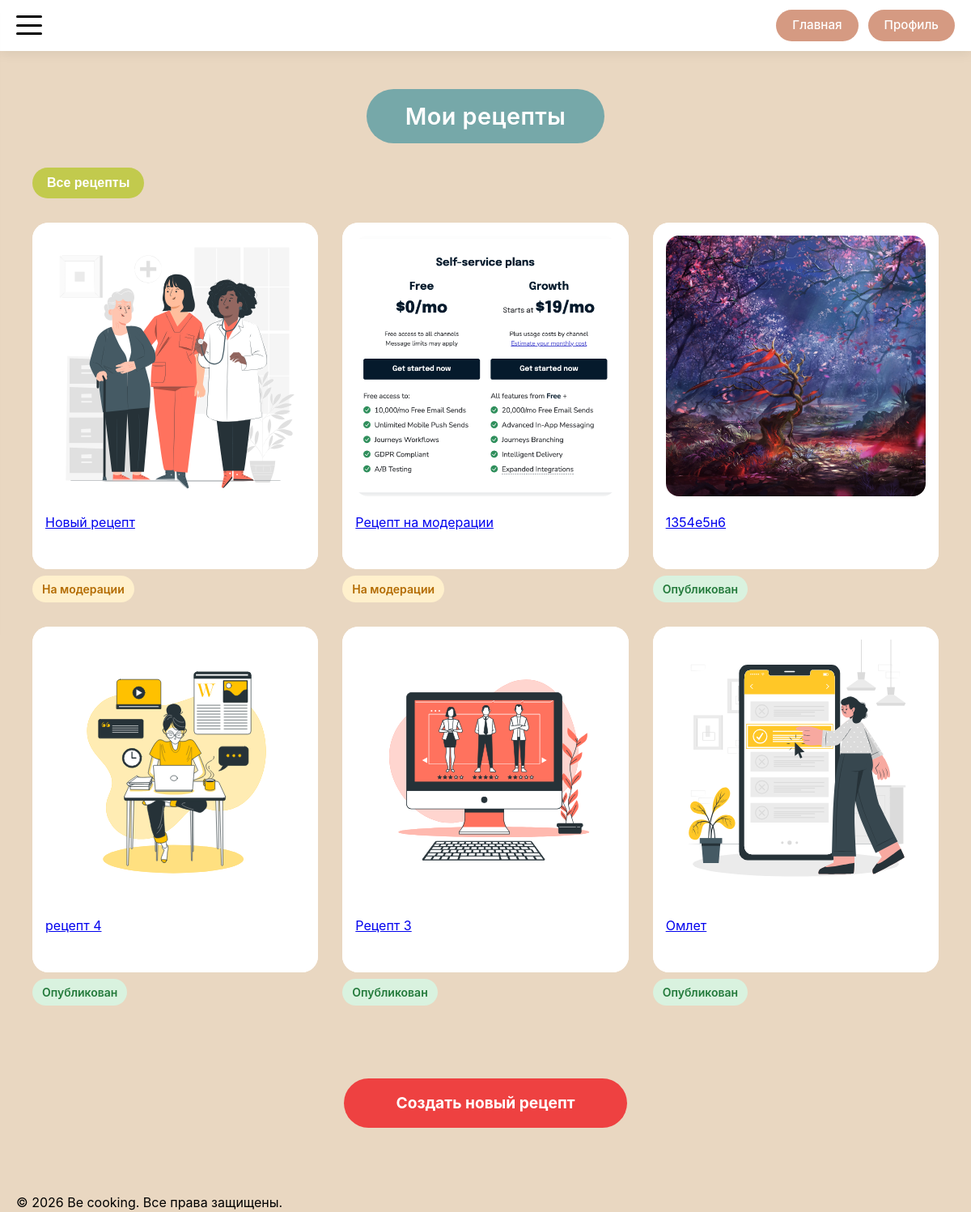
/my-recipes (signed in), run on an earlier commit of the app's database.
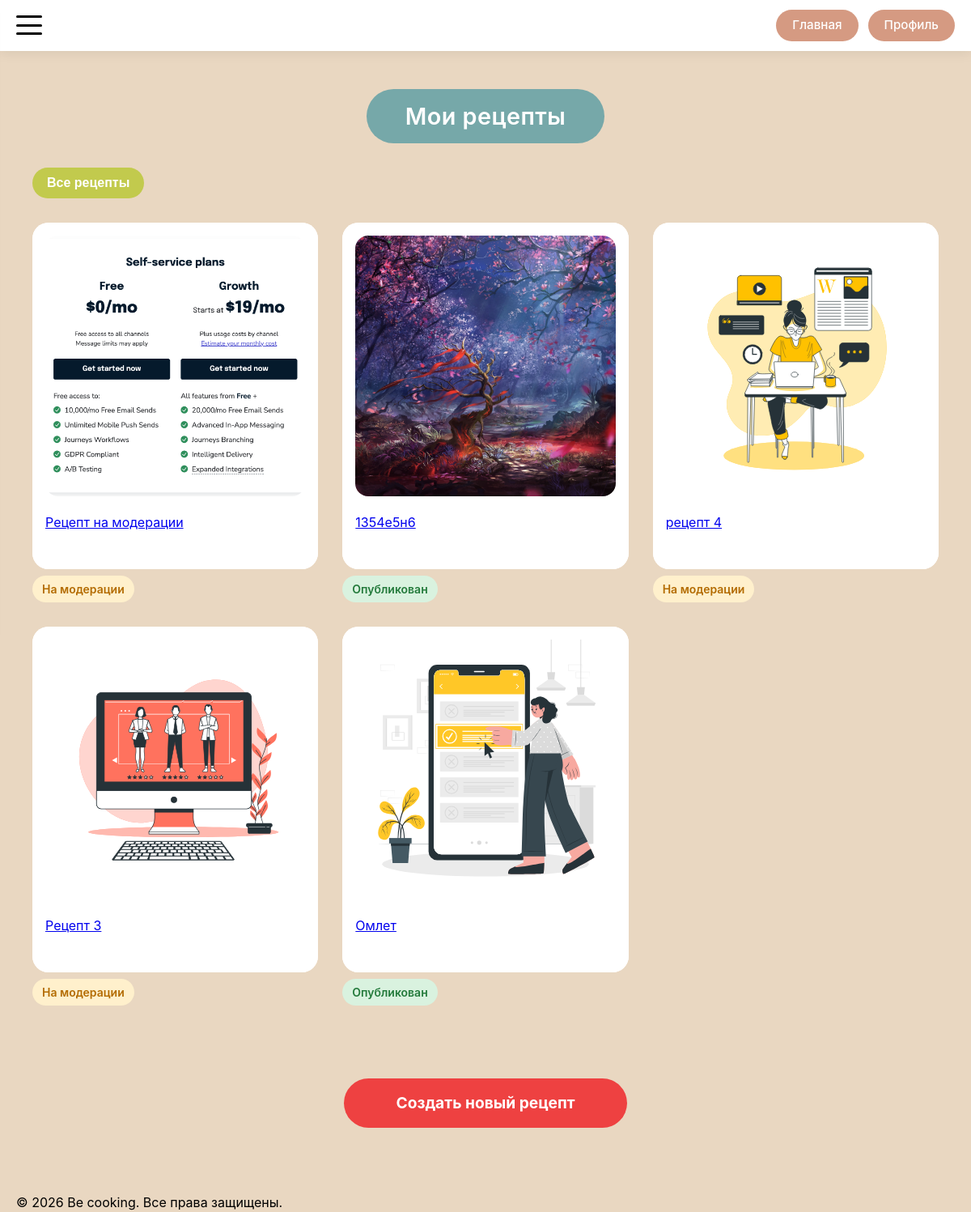
And on a later commit of the database.
### models.py (models this page shows)
class Recipe(db.Model):
    __tablename__ = 'recipe'
    id = db.Column(db.Integer, primary_key=True)
    title = db.Column(db.String(200), nullable=False)
    description = db.Column(db.Text)
    author_id = db.Column(db.Integer, db.ForeignKey('user.id'), nullable=False)
    status = db.Column(db.Enum(RecipeStatusEnum), nullable=False, default=RecipeStatusEnum.PENDING)
    created_at = db.Column(db.DateTime, default=datetime.utcnow)
    updated_at = db.Column(db.DateTime, default=datetime.utcnow, onupdate=datetime.utcnow)
    main_image_url = db.Column(db.String(300))
    ingredients = db.Column(db.JSON)  # В SQLAlchemy JSON может хранить массивы
    steps = db.relationship('RecipeStep', backref='recipe', lazy='dynamic', cascade='all, delete-orphan')
    comments = db.relationship('Comment', backref='recipe', lazy='dynamic', cascade='all, delete-orphan')
    notes = db.relationship('Note', backref='recipe', lazy='dynamic', cascade='all, delete-orphan')
    favorites = db.relationship('Favorite', backref='recipe', lazy='dynamic', cascade='all, delete-orphan')
    cart_items = db.relationship('CartItem', backref='recipe', lazy='dynamic', cascade='all, delete-orphan')

### routes/recipe_routes.py (the view, shortened to what this page needs)
@app.route('/my-recipes')
@login_required
def my_recipes():
    limit = request.args.get('limit', 9, type=int)
    offset = request.args.get('offset', 0, type=int)
    status = request.args.get('status')
    recipes_query = Recipe.query.filter_by(
        author_id=current_user.id
    )
    recipes_query = recipes_query.order_by(Recipe.created_at.desc())
    total = recipes_query.count()
    my_recipes = recipes_query.offset(offset).limit(limit).all()
    has_next = offset + limit < total
    has_prev = offset > 0
    status_labels = {
        'published': 'Опубликованные',
        'pending': 'На модерации',
        'rejected': 'Отклонённые'
    }
    return render_template(
        'my_recipes/my_recipes.html',
        my_recipes=my_recipes,
        limit=limit,
        offset=offset,
        has_next=has_next,
        has_prev=has_prev,
        current_status=status,
        status_labels=status_labels
    )

### app.py (called while the page is built)
@login_manager.user_loader
def load_user(user_id):
    return User.query.get(int(user_id))

@app.context_processor
def inject_enums():
    return dict(UserRoleEnum=UserRoleEnum)

### templates/my_recipes/my_recipes.html (shortened to what this page needs)
{% extends 'base/base.html' %}
{% block main_class %}my-recipes-main{% endblock %}
{% block container_class %}my-recipes-container{% endblock %}
{% block content %}
<div class="my-recipes-header-wrapper">
    <h1 class="my-recipes-title">Мои рецепты</h1>
</div>
<div class="my-recipes-filter-wrapper">
    <div class="dropdown">
        <button class="filter-status-btn" type="button">
            {% if current_status %}
            {{ status_labels[current_status] }}
            {% else %}
            Все рецепты
            {% endif %}
        </button>
    </div>
</div>
<div class="my-recipes-grid">
    {% for recipe in my_recipes %}
    <div class="my-recipe-card">
        {% with
        detail_endpoint = 'recipe_manage',
        item_id = recipe.id
        %}
        {% include 'components/_card.html' with context %}
        {% endwith %}
        {% if recipe.status.value == 'published' %}
        <div class="recipe-status recipe-status-published">Опубликован</div>
        {% elif recipe.status.value == 'pending' %}
        <div class="recipe-status recipe-status-pending">На модерации</div>
        {% elif recipe.status.value == 'rejected' %}
        <div class="recipe-status recipe-status-rejected">Отказано</div>
        {% endif %}
    </div>
    {% else %}
    <p>У вас нет рецептов с таким статусом</p>
    {% endfor %}
</div>
<div class="my-recipes-footer">
    <a href="{{ url_for('recipe_add') }}" class="create-recipe-btn-footer"
       style="text-decoration: none; display: inline-block;">
        Создать новый рецепт
    </a>
</div>
{% endblock %}

### templates/base/base.html (shortened to what this page needs)
<!DOCTYPE html>
<html lang="ru">
<head>
    <link href="https://googleapis.com/css2?family=Inter:opsz,wght@14..32,300;14..32,400;14..32,500;14..32,600;14..32,700&display=swap" rel="stylesheet">
    <link rel="stylesheet" href="{{ url_for('static', filename='css/style.css') }}">
</head>
<body>
    {% if request.endpoint != 'auth' %}
        {% include 'components/_header.html' %}
    {% endif %}
    <main class="main {% block main_class %}{% endblock %}">
        <div class="container {% block container_class %}{% endblock %}">
            {% block content %}{% endblock %}
        </div>
    </main>
    {% if request.endpoint != 'auth' %}
        {% include 'components/_footer.html' %}
    {% endif %}
</body>
</html>

### templates/components/_header.html (shortened to what this page needs)
<header class="header">
    <div class="header-container container">
        <button class="burger-btn" id="burgerBtn">
            <span></span>
            <span></span>
            <span></span>
        </button>
        <div class="header-buttons">
            <a href="{{ url_for('index') }}" class="header-btn">Главная</a>
            {% if current_user.is_authenticated %}
                <a href="{{ url_for('profile') }}" class="header-btn">Профиль</a>
            {% else %}
                <a href="{{ url_for('auth') }}" class="header-btn">Вход</a>
            {% endif %}
        </div>
    </div>
</header>

### templates/components/_card.html (shortened to what this page needs)
{% if detail_endpoint == 'recipe_detail' or  detail_endpoint == 'recipe_manage' %}
<div class="card">
    <a href="{{ url_for(detail_endpoint, recipe_id=item_id) }}"
       class="card-link">
        <div class="card-inner">
            <div class="card-image">
                <img src="{{ recipe.main_image_url if (recipe and recipe.main_image_url) else 'https://placehold.co/400x300' }}"
                     alt="{{ recipe.title if recipe else 'Рецепт' }}">
            </div>
            <div class="card-text">{{ recipe.title if recipe else 'Рецепт' }}</div>
        </div>
    </a>
</div>
{% endif %}

### templates/components/_footer.html
<footer class="footer">
    <div class="footer-container container">
        <p class="footer-text">© {{ now.year if now else '2026' }} Be cooking. Все права защищены.</p>
    </div>
</footer>

What changed in the data, as far as the page shows it:
removed Recipe: main_image_url (picture), title "Новый рецепт", status "На модерации"
changed Recipe "рецепт 4": status "Опубликован" → "На модерации"
changed Recipe "Рецепт 3": status "Опубликован" → "На модерации"
